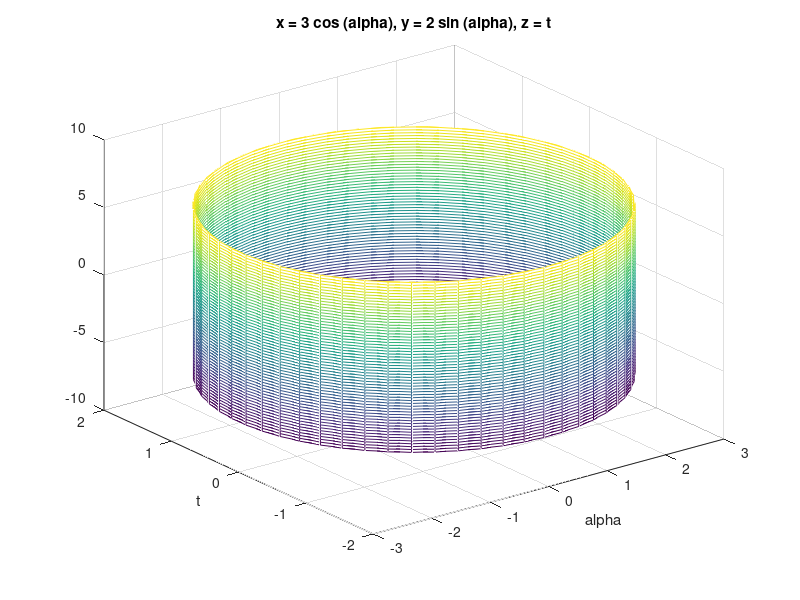

Here is the MATLAB script that generated this plot:
% [绘图]ezmesh绘制椭圆柱面(1/9)*x^2+(1/4)*y^2=1
x=@(alpha,t)3*cos(alpha);%定义参数方程的匿名函数
y=@(alpha,t)2*sin(alpha);
z=@(alpha,t)t;
ezmesh(x,y,z);
